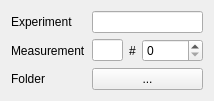
<?xml version="1.0" encoding="UTF-8"?>
<ui version="4.0">
 <class>Form</class>
 <widget class="QWidget" name="Form">
  <property name="geometry">
   <rect>
    <x>0</x>
    <y>0</y>
    <width>214</width>
    <height>93</height>
   </rect>
  </property>
  <property name="windowTitle">
   <string>Form</string>
  </property>
  <layout class="QGridLayout" name="gridLayout">
   <item row="0" column="0">
    <widget class="QLabel" name="label_12">
     <property name="text">
      <string>Experiment</string>
     </property>
    </widget>
   </item>
   <item row="0" column="1" colspan="3">
    <widget class="QLineEdit" name="ui_experimentName"/>
   </item>
   <item row="1" column="0">
    <widget class="QLabel" name="label_13">
     <property name="text">
      <string>Measurement</string>
     </property>
    </widget>
   </item>
   <item row="1" column="1">
    <widget class="QLineEdit" name="ui_measurementName"/>
   </item>
   <item row="1" column="2">
    <widget class="QLabel" name="label_17">
     <property name="text">
      <string>#</string>
     </property>
    </widget>
   </item>
   <item row="1" column="3">
    <widget class="QSpinBox" name="ui_measurementCount">
     <property name="maximum">
      <number>99999</number>
     </property>
    </widget>
   </item>
   <item row="2" column="0">
    <widget class="QLabel" name="label_14">
     <property name="text">
      <string>Folder</string>
     </property>
    </widget>
   </item>
   <item row="2" column="1" colspan="3">
    <widget class="QPushButton" name="folderBrowseButton">
     <property name="text">
      <string>...</string>
     </property>
    </widget>
   </item>
  </layout>
 </widget>
 <resources/>
 <connections/>
</ui>
